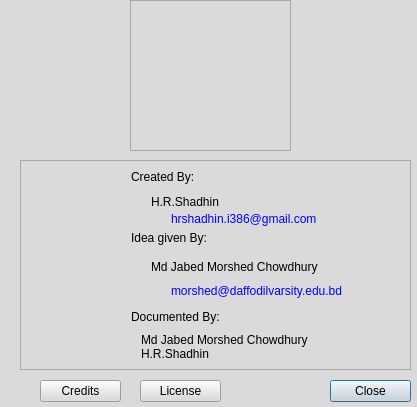
<?xml version="1.0" encoding="UTF-8"?>
<ui version="4.0">
 <class>abouts</class>
 <widget class="QDialog" name="abouts">
  <property name="geometry">
   <rect>
    <x>0</x>
    <y>0</y>
    <width>417</width>
    <height>407</height>
   </rect>
  </property>
  <property name="windowTitle">
   <string>About</string>
  </property>
  <property name="styleSheet">
   <string notr="true">background-color: rgb(218, 218, 218);</string>
  </property>
  <widget class="QFrame" name="frame">
   <property name="geometry">
    <rect>
     <x>130</x>
     <y>0</y>
     <width>161</width>
     <height>151</height>
    </rect>
   </property>
   <property name="styleSheet">
    <string notr="true">image: url(:/kban.jpg);</string>
   </property>
   <property name="frameShape">
    <enum>QFrame::StyledPanel</enum>
   </property>
   <property name="frameShadow">
    <enum>QFrame::Raised</enum>
   </property>
  </widget>
  <widget class="QPushButton" name="pushButton_3">
   <property name="geometry">
    <rect>
     <x>330</x>
     <y>380</y>
     <width>81</width>
     <height>22</height>
    </rect>
   </property>
   <property name="text">
    <string>Close</string>
   </property>
  </widget>
  <widget class="QStackedWidget" name="stackedWidget">
   <property name="geometry">
    <rect>
     <x>20</x>
     <y>160</y>
     <width>391</width>
     <height>210</height>
    </rect>
   </property>
   <property name="toolTip">
    <string>&lt;html&gt;&lt;head/&gt;&lt;body&gt;&lt;p&gt;&lt;br/&gt;&lt;/p&gt;&lt;/body&gt;&lt;/html&gt;</string>
   </property>
   <property name="whatsThis">
    <string>&lt;html&gt;&lt;head/&gt;&lt;body&gt;&lt;p&gt;About Application&lt;/p&gt;&lt;/body&gt;&lt;/html&gt;</string>
   </property>
   <property name="frameShape">
    <enum>QFrame::StyledPanel</enum>
   </property>
   <property name="frameShadow">
    <enum>QFrame::Sunken</enum>
   </property>
   <property name="currentIndex">
    <number>0</number>
   </property>
   <widget class="QWidget" name="page">
    <widget class="QLabel" name="label_7">
     <property name="geometry">
      <rect>
       <x>110</x>
       <y>140</y>
       <width>161</width>
       <height>31</height>
      </rect>
     </property>
     <property name="styleSheet">
      <string notr="true">font: 75 16pt &quot;Times New Roman&quot;;</string>
     </property>
     <property name="text">
      <string>Documented By:</string>
     </property>
    </widget>
    <widget class="QLabel" name="label_6">
     <property name="geometry">
      <rect>
       <x>110</x>
       <y>60</y>
       <width>214</width>
       <height>34</height>
      </rect>
     </property>
     <property name="styleSheet">
      <string notr="true">font: 75 16pt &quot;Times New Roman&quot;;</string>
     </property>
     <property name="text">
      <string>Idea given By:</string>
     </property>
    </widget>
    <widget class="QLabel" name="label_5">
     <property name="geometry">
      <rect>
       <x>110</x>
       <y>0</y>
       <width>161</width>
       <height>31</height>
      </rect>
     </property>
     <property name="styleSheet">
      <string notr="true">font: 75 16pt &quot;Times New Roman&quot;;</string>
     </property>
     <property name="text">
      <string>Created By:</string>
     </property>
    </widget>
    <widget class="QLabel" name="label_8">
     <property name="geometry">
      <rect>
       <x>120</x>
       <y>170</y>
       <width>221</width>
       <height>31</height>
      </rect>
     </property>
     <property name="styleSheet">
      <string notr="true">font: 75 11pt &quot;Ubuntu&quot;;</string>
     </property>
     <property name="text">
      <string>Md Jabed Morshed Chowdhury
H.R.Shadhin</string>
     </property>
    </widget>
    <widget class="QLabel" name="label_9">
     <property name="geometry">
      <rect>
       <x>130</x>
       <y>90</y>
       <width>221</width>
       <height>31</height>
      </rect>
     </property>
     <property name="styleSheet">
      <string notr="true">font: 75 11pt &quot;Ubuntu&quot;;</string>
     </property>
     <property name="text">
      <string>Md Jabed Morshed Chowdhury </string>
     </property>
    </widget>
    <widget class="QLabel" name="label_10">
     <property name="geometry">
      <rect>
       <x>130</x>
       <y>30</y>
       <width>91</width>
       <height>21</height>
      </rect>
     </property>
     <property name="styleSheet">
      <string notr="true">font: 75 11pt &quot;Ubuntu&quot;;</string>
     </property>
     <property name="text">
      <string>H.R.Shadhin</string>
     </property>
    </widget>
    <widget class="QLabel" name="label_11">
     <property name="geometry">
      <rect>
       <x>150</x>
       <y>120</y>
       <width>221</width>
       <height>21</height>
      </rect>
     </property>
     <property name="text">
      <string>&lt;font color='blue'&gt;morshed@daffodilvarsity.edu.bd&lt;/font&gt;</string>
     </property>
    </widget>
    <widget class="QLabel" name="label_12">
     <property name="geometry">
      <rect>
       <x>150</x>
       <y>50</y>
       <width>191</width>
       <height>16</height>
      </rect>
     </property>
     <property name="text">
      <string>&lt;font color='blue'&gt;hrshadhin.i386@gmail.com&lt;/font&gt;</string>
     </property>
    </widget>
   </widget>
   <widget class="QWidget" name="page_3">
    <layout class="QVBoxLayout" name="verticalLayout">
     <item>
      <widget class="QTextBrowser" name="textBrowser">
       <property name="html">
        <string>&lt;!DOCTYPE HTML PUBLIC &quot;-//W3C//DTD HTML 4.0//EN&quot; &quot;http://www.w3.org/TR/REC-html40/strict.dtd&quot;&gt;
&lt;html&gt;&lt;head&gt;&lt;meta name=&quot;qrichtext&quot; content=&quot;1&quot; /&gt;&lt;style type=&quot;text/css&quot;&gt;
p, li { white-space: pre-wrap; }
&lt;/style&gt;&lt;/head&gt;&lt;body style=&quot; font-family:'Sans'; font-size:9pt; font-weight:600; font-style:normal;&quot;&gt;
&lt;p style=&quot; margin-top:0px; margin-bottom:0px; margin-left:0px; margin-right:0px; -qt-block-indent:0; text-indent:0px;&quot;&gt;&lt;span style=&quot; font-family:'Sans Serif'; color:#00aaff;&quot;&gt;Kernel Optimizer&lt;/span&gt;&lt;span style=&quot; font-family:'Sans Serif'; font-weight:400;&quot;&gt; is free software: you can redistribute it and/or modify it under the terms of the GNU General Public License as published by the Free Software Foundation, either version 3 of the License, or (at your option) any later version.&lt;/span&gt;&lt;/p&gt;
&lt;p style=&quot;-qt-paragraph-type:empty; margin-top:0px; margin-bottom:0px; margin-left:0px; margin-right:0px; -qt-block-indent:0; text-indent:0px; font-family:'Sans Serif'; font-weight:400;&quot;&gt;&lt;br /&gt;&lt;/p&gt;
&lt;p style=&quot; margin-top:0px; margin-bottom:0px; margin-left:0px; margin-right:0px; -qt-block-indent:0; text-indent:0px;&quot;&gt;&lt;span style=&quot; font-family:'Sans Serif'; color:#00aaff;&quot;&gt;Kernel Optimizer&lt;/span&gt;&lt;span style=&quot; font-family:'Sans Serif'; font-weight:400;&quot;&gt; is distributed in the hope that it will be useful, but WITHOUT ANY WARRANTY; without even the implied warranty of MERCHANTABILITY or FITNESS FOR A PARTICULAR PURPOSE.  See the GNU General Public License for more details.&lt;/span&gt;&lt;/p&gt;
&lt;p style=&quot;-qt-paragraph-type:empty; margin-top:0px; margin-bottom:0px; margin-left:0px; margin-right:0px; -qt-block-indent:0; text-indent:0px; font-family:'Sans Serif'; font-weight:400;&quot;&gt;&lt;br /&gt;&lt;/p&gt;
&lt;p style=&quot; margin-top:0px; margin-bottom:0px; margin-left:0px; margin-right:0px; -qt-block-indent:0; text-indent:0px;&quot;&gt;&lt;span style=&quot; font-family:'Sans Serif'; font-weight:400;&quot;&gt;You should have received a copy of the GNU General Public License along with Kernel Optimizer.  If not, see &amp;lt;&lt;/span&gt;&lt;a href=&quot;http://www.gnu.org/licenses/&quot;&gt;&lt;span style=&quot; font-family:'Sans Serif'; font-weight:400; text-decoration: underline; color:#0000ff;&quot;&gt;http://www.gnu.org/licenses/&lt;/span&gt;&lt;/a&gt;&lt;span style=&quot; font-family:'Sans Serif'; font-weight:400;&quot;&gt;&amp;gt;.&lt;/span&gt;&lt;/p&gt;&lt;/body&gt;&lt;/html&gt;</string>
       </property>
      </widget>
     </item>
    </layout>
   </widget>
   <widget class="QWidget" name="page_2">
    <widget class="QLabel" name="label_4">
     <property name="geometry">
      <rect>
       <x>140</x>
       <y>120</y>
       <width>121</width>
       <height>16</height>
      </rect>
     </property>
     <property name="text">
      <string>Copyright © 2014</string>
     </property>
    </widget>
    <widget class="QLabel" name="label_3">
     <property name="geometry">
      <rect>
       <x>140</x>
       <y>80</y>
       <width>181</width>
       <height>31</height>
      </rect>
     </property>
     <property name="text">
      <string>http://kernelop.tk</string>
     </property>
    </widget>
    <widget class="QLabel" name="label">
     <property name="geometry">
      <rect>
       <x>20</x>
       <y>10</y>
       <width>341</width>
       <height>41</height>
      </rect>
     </property>
     <property name="styleSheet">
      <string notr="true">font: 75 26pt &quot;Times New Roman&quot;;</string>
     </property>
     <property name="text">
      <string>Linux Kernel Optimizer</string>
     </property>
    </widget>
    <widget class="QLabel" name="label_2">
     <property name="geometry">
      <rect>
       <x>160</x>
       <y>50</y>
       <width>91</width>
       <height>31</height>
      </rect>
     </property>
     <property name="styleSheet">
      <string notr="true">font: 18pt &quot;Sans Serif&quot;;</string>
     </property>
     <property name="text">
      <string>0.01</string>
     </property>
    </widget>
   </widget>
  </widget>
  <widget class="QPushButton" name="pushButton">
   <property name="geometry">
    <rect>
     <x>40</x>
     <y>380</y>
     <width>81</width>
     <height>22</height>
    </rect>
   </property>
   <property name="text">
    <string>Credits</string>
   </property>
   <property name="icon">
    <iconset resource="icons/rec.qrc">
     <normaloff>:/star.ico</normaloff>:/star.ico</iconset>
   </property>
   <property name="iconSize">
    <size>
     <width>26</width>
     <height>26</height>
    </size>
   </property>
  </widget>
  <widget class="QPushButton" name="pushButton_2">
   <property name="geometry">
    <rect>
     <x>140</x>
     <y>380</y>
     <width>81</width>
     <height>22</height>
    </rect>
   </property>
   <property name="text">
    <string>License</string>
   </property>
  </widget>
 </widget>
 <resources>
  <include location="icons/rec.qrc"/>
 </resources>
 <connections/>
</ui>
